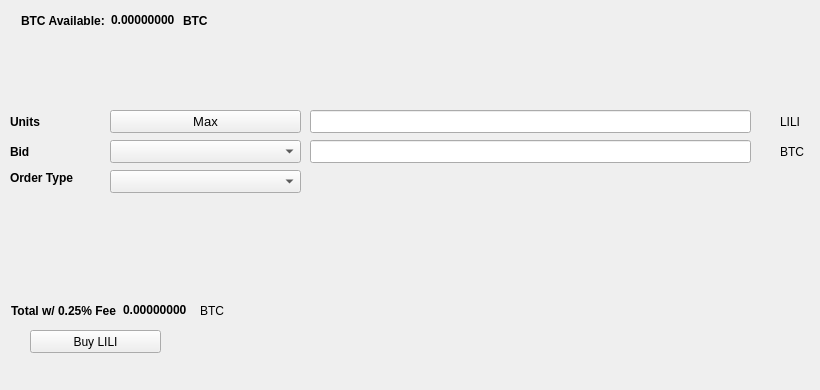
   <widget class="QWidget" name="BuyTab">
    <attribute name="title">
     <string>Buy</string>
    </attribute>
    <widget class="QPushButton" name="BuyLILI">
     <property name="geometry">
      <rect>
       <x>30</x>
       <y>330</y>
       <width>131</width>
       <height>23</height>
      </rect>
     </property>
     <property name="text">
      <string>Buy LILI</string>
     </property>
    </widget>
    <widget class="QLabel" name="label_3">
     <property name="geometry">
      <rect>
       <x>10</x>
       <y>110</y>
       <width>46</width>
       <height>23</height>
      </rect>
     </property>
     <property name="font">
      <font>
       <weight>75</weight>
       <bold>true</bold>
      </font>
     </property>
     <property name="text">
      <string>Units</string>
     </property>
    </widget>
    <widget class="QLineEdit" name="UnitsInput">
     <property name="geometry">
      <rect>
       <x>310</x>
       <y>110</y>
       <width>441</width>
       <height>23</height>
      </rect>
     </property>
     <property name="font">
      <font>
       <pointsize>9</pointsize>
       <weight>75</weight>
       <bold>true</bold>
      </font>
     </property>
    </widget>
    <widget class="QLineEdit" name="BuyBidPriceEdit">
     <property name="geometry">
      <rect>
       <x>310</x>
       <y>140</y>
       <width>441</width>
       <height>23</height>
      </rect>
     </property>
     <property name="font">
      <font>
       <pointsize>9</pointsize>
       <weight>75</weight>
       <bold>true</bold>
      </font>
     </property>
    </widget>
    <widget class="QLabel" name="label_4">
     <property name="geometry">
      <rect>
       <x>780</x>
       <y>110</y>
       <width>31</width>
       <height>23</height>
      </rect>
     </property>
     <property name="text">
      <string>LILI</string>
     </property>
    </widget>
    <widget class="QLabel" name="label_5">
     <property name="geometry">
      <rect>
       <x>780</x>
       <y>140</y>
       <width>31</width>
       <height>23</height>
      </rect>
     </property>
     <property name="text">
      <string>BTC</string>
     </property>
    </widget>
    <widget class="QLabel" name="label_6">
     <property name="geometry">
      <rect>
       <x>10</x>
       <y>140</y>
       <width>46</width>
       <height>23</height>
      </rect>
     </property>
     <property name="font">
      <font>
       <weight>75</weight>
       <bold>true</bold>
      </font>
     </property>
     <property name="text">
      <string>Bid</string>
     </property>
    </widget>
    <widget class="QLabel" name="label_7">
     <property name="geometry">
      <rect>
       <x>10</x>
       <y>170</y>
       <width>91</width>
       <height>16</height>
      </rect>
     </property>
     <property name="font">
      <font>
       <weight>75</weight>
       <bold>true</bold>
      </font>
     </property>
     <property name="text">
      <string>Order Type</string>
     </property>
    </widget>
    <widget class="QPushButton" name="Buy_Max_Amount">
     <property name="geometry">
      <rect>
       <x>110</x>
       <y>110</y>
       <width>191</width>
       <height>23</height>
      </rect>
     </property>
     <property name="font">
      <font>
       <pointsize>10</pointsize>
      </font>
     </property>
     <property name="text">
      <string>Max</string>
     </property>
    </widget>
    <widget class="QComboBox" name="BuyBidcomboBox">
     <property name="geometry">
      <rect>
       <x>110</x>
       <y>140</y>
       <width>191</width>
       <height>23</height>
      </rect>
     </property>
     <property name="font">
      <font>
       <pointsize>10</pointsize>
      </font>
     </property>
    </widget>
    <widget class="QComboBox" name="buyOrdertypeCombo">
     <property name="geometry">
      <rect>
       <x>110</x>
       <y>170</y>
       <width>191</width>
       <height>23</height>
      </rect>
     </property>
     <property name="font">
      <font>
       <pointsize>10</pointsize>
      </font>
     </property>
    </widget>
    <widget class="QWidget" name="layoutWidget1">
     <property name="geometry">
      <rect>
       <x>21</x>
       <y>11</y>
       <width>227</width>
       <height>19</height>
      </rect>
     </property>
     <layout class="QHBoxLayout" name="horizontalLayout_3">
      <item>
       <widget class="QLabel" name="label232">
        <property name="font">
         <font>
          <weight>75</weight>
          <bold>true</bold>
         </font>
        </property>
        <property name="text">
         <string>BTC Available:</string>
        </property>
       </widget>
      </item>
      <item>
       <widget class="QLabel" name="BtcAvailableLbl">
        <property name="palette">
         <palette>
          <active>
           <colorrole role="WindowText">
            <brush brushstyle="SolidPattern">
             <color alpha="255">
              <red>0</red>
              <green>0</green>
              <blue>0</blue>
             </color>
            </brush>
           </colorrole>
           <colorrole role="Button">
            <brush brushstyle="SolidPattern">
             <color alpha="255">
              <red>0</red>
              <green>170</green>
              <blue>0</blue>
             </color>
            </brush>
           </colorrole>
           <colorrole role="Light">
            <brush brushstyle="SolidPattern">
             <color alpha="255">
              <red>0</red>
              <green>255</green>
              <blue>0</blue>
             </color>
            </brush>
           </colorrole>
           <colorrole role="Midlight">
            <brush brushstyle="SolidPattern">
             <color alpha="255">
              <red>0</red>
              <green>212</green>
              <blue>0</blue>
             </color>
            </brush>
           </colorrole>
           <colorrole role="Dark">
            <brush brushstyle="SolidPattern">
             <color alpha="255">
              <red>0</red>
              <green>85</green>
              <blue>0</blue>
             </color>
            </brush>
           </colorrole>
           <colorrole role="Mid">
            <brush brushstyle="SolidPattern">
             <color alpha="255">
              <red>0</red>
              <green>113</green>
              <blue>0</blue>
             </color>
            </brush>
           </colorrole>
           <colorrole role="Text">
            <brush brushstyle="SolidPattern">
             <color alpha="255">
              <red>0</red>
              <green>170</green>
              <blue>0</blue>
             </color>
            </brush>
           </colorrole>
           <colorrole role="BrightText">
            <brush brushstyle="SolidPattern">
             <color alpha="255">
              <red>255</red>
              <green>255</green>
              <blue>255</blue>
             </color>
            </brush>
           </colorrole>
           <colorrole role="ButtonText">
            <brush brushstyle="SolidPattern">
             <color alpha="255">
              <red>0</red>
              <green>0</green>
              <blue>0</blue>
             </color>
            </brush>
           </colorrole>
           <colorrole role="Base">
            <brush brushstyle="SolidPattern">
             <color alpha="255">
              <red>255</red>
              <green>255</green>
              <blue>255</blue>
             </color>
            </brush>
           </colorrole>
           <colorrole role="Window">
            <brush brushstyle="SolidPattern">
             <color alpha="255">
              <red>0</red>
              <green>170</green>
              <blue>0</blue>
             </color>
            </brush>
           </colorrole>
           <colorrole role="Shadow">
            <brush brushstyle="SolidPattern">
             <color alpha="255">
              <red>0</red>
              <green>0</green>
              <blue>0</blue>
             </color>
            </brush>
           </colorrole>
           <colorrole role="AlternateBase">
            <brush brushstyle="SolidPattern">
             <color alpha="255">
              <red>127</red>
              <green>212</green>
              <blue>127</blue>
             </color>
            </brush>
           </colorrole>
           <colorrole role="ToolTipBase">
            <brush brushstyle="SolidPattern">
             <color alpha="255">
              <red>255</red>
              <green>255</green>
              <blue>220</blue>
             </color>
            </brush>
           </colorrole>
           <colorrole role="ToolTipText">
            <brush brushstyle="SolidPattern">
             <color alpha="255">
              <red>0</red>
              <green>0</green>
              <blue>0</blue>
             </color>
            </brush>
           </colorrole>
          </active>
          <inactive>
           <colorrole role="WindowText">
            <brush brushstyle="SolidPattern">
             <color alpha="255">
              <red>0</red>
              <green>0</green>
              <blue>0</blue>
             </color>
            </brush>
           </colorrole>
           <colorrole role="Button">
            <brush brushstyle="SolidPattern">
             <color alpha="255">
              <red>0</red>
              <green>170</green>
              <blue>0</blue>
             </color>
            </brush>
           </colorrole>
           <colorrole role="Light">
            <brush brushstyle="SolidPattern">
             <color alpha="255">
              <red>0</red>
              <green>255</green>
              <blue>0</blue>
             </color>
            </brush>
           </colorrole>
           <colorrole role="Midlight">
            <brush brushstyle="SolidPattern">
             <color alpha="255">
              <red>0</red>
              <green>212</green>
              <blue>0</blue>
             </color>
            </brush>
           </colorrole>
           <colorrole role="Dark">
            <brush brushstyle="SolidPattern">
             <color alpha="255">
              <red>0</red>
              <green>85</green>
              <blue>0</blue>
             </color>
            </brush>
           </colorrole>
           <colorrole role="Mid">
            <brush brushstyle="SolidPattern">
             <color alpha="255">
              <red>0</red>
              <green>113</green>
              <blue>0</blue>
             </color>
            </brush>
           </colorrole>
           <colorrole role="Text">
            <brush brushstyle="SolidPattern">
             <color alpha="255">
              <red>0</red>
              <green>170</green>
              <blue>0</blue>
             </color>
            </brush>
           </colorrole>
           <colorrole role="BrightText">
            <brush brushstyle="SolidPattern">
             <color alpha="255">
              <red>255</red>
              <green>255</green>
              <blue>255</blue>
             </color>
            </brush>
           </colorrole>
           <colorrole role="ButtonText">
            <brush brushstyle="SolidPattern">
             <color alpha="255">
              <red>0</red>
              <green>0</green>
              <blue>0</blue>
             </color>
            </brush>
           </colorrole>
           <colorrole role="Base">
            <brush brushstyle="SolidPattern">
             <color alpha="255">
              <red>255</red>
              <green>255</green>
              <blue>255</blue>
             </color>
            </brush>
           </colorrole>
           <colorrole role="Window">
            <brush brushstyle="SolidPattern">
             <color alpha="255">
              <red>0</red>
              <green>170</green>
              <blue>0</blue>
             </color>
            </brush>
           </colorrole>
           <colorrole role="Shadow">
            <brush brushstyle="SolidPattern">
             <color alpha="255">
              <red>0</red>
              <green>0</green>
              <blue>0</blue>
             </color>
            </brush>
           </colorrole>
           <colorrole role="AlternateBase">
            <brush brushstyle="SolidPattern">
             <color alpha="255">
              <red>127</red>
              <green>212</green>
              <blue>127</blue>
             </color>
            </brush>
           </colorrole>
           <colorrole role="ToolTipBase">
            <brush brushstyle="SolidPattern">
             <color alpha="255">
              <red>255</red>
              <green>255</green>
              <blue>220</blue>
             </color>
            </brush>
           </colorrole>
           <colorrole role="ToolTipText">
            <brush brushstyle="SolidPattern">
             <color alpha="255">
              <red>0</red>
              <green>0</green>
              <blue>0</blue>
             </color>
            </brush>
           </colorrole>
          </inactive>
          <disabled>
           <colorrole role="WindowText">
            <brush brushstyle="SolidPattern">
             <color alpha="255">
              <red>0</red>
              <green>85</green>
              <blue>0</blue>
             </color>
            </brush>
           </colorrole>
           <colorrole role="Button">
            <brush brushstyle="SolidPattern">
             <color alpha="255">
              <red>0</red>
              <green>170</green>
              <blue>0</blue>
             </color>
            </brush>
           </colorrole>
           <colorrole role="Light">
            <brush brushstyle="SolidPattern">
             <color alpha="255">
              <red>0</red>
              <green>255</green>
              <blue>0</blue>
             </color>
            </brush>
           </colorrole>
           <colorrole role="Midlight">
            <brush brushstyle="SolidPattern">
             <color alpha="255">
              <red>0</red>
              <green>212</green>
              <blue>0</blue>
             </color>
            </brush>
           </colorrole>
           <colorrole role="Dark">
            <brush brushstyle="SolidPattern">
             <color alpha="255">
              <red>0</red>
              <green>85</green>
              <blue>0</blue>
             </color>
            </brush>
           </colorrole>
           <colorrole role="Mid">
            <brush brushstyle="SolidPattern">
             <color alpha="255">
              <red>0</red>
              <green>113</green>
              <blue>0</blue>
             </color>
            </brush>
           </colorrole>
           <colorrole role="Text">
            <brush brushstyle="SolidPattern">
             <color alpha="255">
              <red>0</red>
              <green>85</green>
              <blue>0</blue>
             </color>
            </brush>
           </colorrole>
           <colorrole role="BrightText">
            <brush brushstyle="SolidPattern">
             <color alpha="255">
              <red>255</red>
              <green>255</green>
              <blue>255</blue>
             </color>
            </brush>
           </colorrole>
           <colorrole role="ButtonText">
            <brush brushstyle="SolidPattern">
             <color alpha="255">
              <red>0</red>
              <green>85</green>
              <blue>0</blue>
             </color>
            </brush>
           </colorrole>
           <colorrole role="Base">
            <brush brushstyle="SolidPattern">
             <color alpha="255">
              <red>0</red>
              <green>170</green>
              <blue>0</blue>
             </color>
            </brush>
           </colorrole>
           <colorrole role="Window">
            <brush brushstyle="SolidPattern">
             <color alpha="255">
              <red>0</red>
              <green>170</green>
              <blue>0</blue>
             </color>
            </brush>
           </colorrole>
           <colorrole role="Shadow">
            <brush brushstyle="SolidPattern">
             <color alpha="255">
              <red>0</red>
              <green>0</green>
              <blue>0</blue>
             </color>
            </brush>
           </colorrole>
           <colorrole role="AlternateBase">
            <brush brushstyle="SolidPattern">
             <color alpha="255">
              <red>0</red>
              <green>170</green>
              <blue>0</blue>
             </color>
            </brush>
           </colorrole>
           <colorrole role="ToolTipBase">
            <brush brushstyle="SolidPattern">
             <color alpha="255">
              <red>255</red>
              <green>255</green>
              <blue>220</blue>
             </color>
            </brush>
           </colorrole>
           <colorrole role="ToolTipText">
            <brush brushstyle="SolidPattern">
             <color alpha="255">
              <red>0</red>
              <green>0</green>
              <blue>0</blue>
             </color>
            </brush>
           </colorrole>
          </disabled>
         </palette>
        </property>
        <property name="font">
         <font>
          <weight>75</weight>
          <bold>true</bold>
         </font>
        </property>
        <property name="text">
         <string>0.00000000</string>
        </property>
        <property name="textInteractionFlags">
         <set>Qt::LinksAccessibleByMouse|Qt::TextSelectableByKeyboard|Qt::TextSelectableByMouse</set>
        </property>
       </widget>
      </item>
      <item>
       <widget class="QLabel" name="BtcAvailableLbl_2">
        <property name="font">
         <font>
          <weight>75</weight>
          <bold>true</bold>
         </font>
        </property>
        <property name="text">
         <string>BTC</string>
        </property>
       </widget>
      </item>
     </layout>
    </widget>
    <widget class="QWidget" name="layoutWidge2">
     <property name="geometry">
      <rect>
       <x>11</x>
       <y>301</y>
       <width>259</width>
       <height>19</height>
      </rect>
     </property>
     <layout class="QHBoxLayout" name="horizontalLayout_4">
      <item>
       <widget class="QLabel" name="label_9">
        <property name="font">
         <font>
          <weight>75</weight>
          <bold>true</bold>
         </font>
        </property>
        <property name="text">
         <string>Total w/ 0.25% Fee</string>
        </property>
       </widget>
      </item>
      <item>
       <widget class="QLabel" name="BuyCostLabel">
        <property name="palette">
         <palette>
          <active>
           <colorrole role="WindowText">
            <brush brushstyle="SolidPattern">
             <color alpha="255">
              <red>0</red>
              <green>0</green>
              <blue>0</blue>
             </color>
            </brush>
           </colorrole>
           <colorrole role="Button">
            <brush brushstyle="SolidPattern">
             <color alpha="255">
              <red>0</red>
              <green>170</green>
              <blue>0</blue>
             </color>
            </brush>
           </colorrole>
           <colorrole role="Light">
            <brush brushstyle="SolidPattern">
             <color alpha="255">
              <red>0</red>
              <green>255</green>
              <blue>0</blue>
             </color>
            </brush>
           </colorrole>
           <colorrole role="Midlight">
            <brush brushstyle="SolidPattern">
             <color alpha="255">
              <red>0</red>
              <green>212</green>
              <blue>0</blue>
             </color>
            </brush>
           </colorrole>
           <colorrole role="Dark">
            <brush brushstyle="SolidPattern">
             <color alpha="255">
              <red>0</red>
              <green>85</green>
              <blue>0</blue>
             </color>
            </brush>
           </colorrole>
           <colorrole role="Mid">
            <brush brushstyle="SolidPattern">
             <color alpha="255">
              <red>0</red>
              <green>113</green>
              <blue>0</blue>
             </color>
            </brush>
           </colorrole>
           <colorrole role="Text">
            <brush brushstyle="SolidPattern">
             <color alpha="255">
              <red>0</red>
              <green>170</green>
              <blue>0</blue>
             </color>
            </brush>
           </colorrole>
           <colorrole role="BrightText">
            <brush brushstyle="SolidPattern">
             <color alpha="255">
              <red>255</red>
              <green>255</green>
              <blue>255</blue>
             </color>
            </brush>
           </colorrole>
           <colorrole role="ButtonText">
            <brush brushstyle="SolidPattern">
             <color alpha="255">
              <red>0</red>
              <green>0</green>
              <blue>0</blue>
             </color>
            </brush>
           </colorrole>
           <colorrole role="Base">
            <brush brushstyle="SolidPattern">
             <color alpha="255">
              <red>255</red>
              <green>255</green>
              <blue>255</blue>
             </color>
            </brush>
           </colorrole>
           <colorrole role="Window">
            <brush brushstyle="SolidPattern">
             <color alpha="255">
              <red>0</red>
              <green>170</green>
              <blue>0</blue>
             </color>
            </brush>
           </colorrole>
           <colorrole role="Shadow">
            <brush brushstyle="SolidPattern">
             <color alpha="255">
              <red>0</red>
              <green>0</green>
              <blue>0</blue>
             </color>
            </brush>
           </colorrole>
           <colorrole role="AlternateBase">
            <brush brushstyle="SolidPattern">
             <color alpha="255">
              <red>127</red>
              <green>212</green>
              <blue>127</blue>
             </color>
            </brush>
           </colorrole>
           <colorrole role="ToolTipBase">
            <brush brushstyle="SolidPattern">
             <color alpha="255">
              <red>255</red>
              <green>255</green>
              <blue>220</blue>
             </color>
            </brush>
           </colorrole>
           <colorrole role="ToolTipText">
            <brush brushstyle="SolidPattern">
             <color alpha="255">
              <red>0</red>
              <green>0</green>
              <blue>0</blue>
             </color>
            </brush>
           </colorrole>
          </active>
          <inactive>
           <colorrole role="WindowText">
            <brush brushstyle="SolidPattern">
             <color alpha="255">
              <red>0</red>
              <green>0</green>
              <blue>0</blue>
             </color>
            </brush>
           </colorrole>
           <colorrole role="Button">
            <brush brushstyle="SolidPattern">
             <color alpha="255">
              <red>0</red>
              <green>170</green>
              <blue>0</blue>
             </color>
            </brush>
           </colorrole>
           <colorrole role="Light">
            <brush brushstyle="SolidPattern">
             <color alpha="255">
              <red>0</red>
              <green>255</green>
              <blue>0</blue>
             </color>
            </brush>
           </colorrole>
           <colorrole role="Midlight">
            <brush brushstyle="SolidPattern">
             <color alpha="255">
              <red>0</red>
              <green>212</green>
              <blue>0</blue>
             </color>
            </brush>
           </colorrole>
           <colorrole role="Dark">
            <brush brushstyle="SolidPattern">
             <color alpha="255">
              <red>0</red>
              <green>85</green>
              <blue>0</blue>
             </color>
            </brush>
           </colorrole>
           <colorrole role="Mid">
            <brush brushstyle="SolidPattern">
             <color alpha="255">
              <red>0</red>
              <green>113</green>
              <blue>0</blue>
             </color>
            </brush>
           </colorrole>
           <colorrole role="Text">
            <brush brushstyle="SolidPattern">
             <color alpha="255">
              <red>0</red>
              <green>170</green>
              <blue>0</blue>
             </color>
            </brush>
           </colorrole>
           <colorrole role="BrightText">
            <brush brushstyle="SolidPattern">
             <color alpha="255">
              <red>255</red>
              <green>255</green>
              <blue>255</blue>
             </color>
            </brush>
           </colorrole>
           <colorrole role="ButtonText">
            <brush brushstyle="SolidPattern">
             <color alpha="255">
              <red>0</red>
              <green>0</green>
              <blue>0</blue>
             </color>
            </brush>
           </colorrole>
           <colorrole role="Base">
            <brush brushstyle="SolidPattern">
             <color alpha="255">
              <red>255</red>
              <green>255</green>
              <blue>255</blue>
             </color>
            </brush>
           </colorrole>
           <colorrole role="Window">
            <brush brushstyle="SolidPattern">
             <color alpha="255">
              <red>0</red>
              <green>170</green>
              <blue>0</blue>
             </color>
            </brush>
           </colorrole>
           <colorrole role="Shadow">
            <brush brushstyle="SolidPattern">
             <color alpha="255">
              <red>0</red>
              <green>0</green>
              <blue>0</blue>
             </color>
            </brush>
           </colorrole>
           <colorrole role="AlternateBase">
            <brush brushstyle="SolidPattern">
             <color alpha="255">
              <red>127</red>
              <green>212</green>
              <blue>127</blue>
             </color>
            </brush>
           </colorrole>
           <colorrole role="ToolTipBase">
            <brush brushstyle="SolidPattern">
             <color alpha="255">
              <red>255</red>
              <green>255</green>
              <blue>220</blue>
             </color>
            </brush>
           </colorrole>
           <colorrole role="ToolTipText">
            <brush brushstyle="SolidPattern">
             <color alpha="255">
              <red>0</red>
              <green>0</green>
              <blue>0</blue>
             </color>
            </brush>
           </colorrole>
          </inactive>
          <disabled>
           <colorrole role="WindowText">
            <brush brushstyle="SolidPattern">
             <color alpha="255">
              <red>0</red>
              <green>85</green>
              <blue>0</blue>
             </color>
            </brush>
           </colorrole>
           <colorrole role="Button">
            <brush brushstyle="SolidPattern">
             <color alpha="255">
              <red>0</red>
              <green>170</green>
              <blue>0</blue>
             </color>
            </brush>
           </colorrole>
           <colorrole role="Light">
            <brush brushstyle="SolidPattern">
             <color alpha="255">
              <red>0</red>
              <green>255</green>
              <blue>0</blue>
             </color>
            </brush>
           </colorrole>
           <colorrole role="Midlight">
            <brush brushstyle="SolidPattern">
             <color alpha="255">
              <red>0</red>
              <green>212</green>
              <blue>0</blue>
             </color>
            </brush>
           </colorrole>
           <colorrole role="Dark">
            <brush brushstyle="SolidPattern">
             <color alpha="255">
              <red>0</red>
              <green>85</green>
              <blue>0</blue>
             </color>
            </brush>
           </colorrole>
           <colorrole role="Mid">
            <brush brushstyle="SolidPattern">
             <color alpha="255">
              <red>0</red>
              <green>113</green>
              <blue>0</blue>
             </color>
            </brush>
           </colorrole>
           <colorrole role="Text">
            <brush brushstyle="SolidPattern">
             <color alpha="255">
              <red>0</red>
              <green>85</green>
              <blue>0</blue>
             </color>
            </brush>
           </colorrole>
           <colorrole role="BrightText">
            <brush brushstyle="SolidPattern">
             <color alpha="255">
              <red>255</red>
              <green>255</green>
              <blue>255</blue>
             </color>
            </brush>
           </colorrole>
           <colorrole role="ButtonText">
            <brush brushstyle="SolidPattern">
             <color alpha="255">
              <red>0</red>
              <green>85</green>
              <blue>0</blue>
             </color>
            </brush>
           </colorrole>
           <colorrole role="Base">
            <brush brushstyle="SolidPattern">
             <color alpha="255">
              <red>0</red>
              <green>170</green>
              <blue>0</blue>
             </color>
            </brush>
           </colorrole>
           <colorrole role="Window">
            <brush brushstyle="SolidPattern">
             <color alpha="255">
              <red>0</red>
              <green>170</green>
              <blue>0</blue>
             </color>
            </brush>
           </colorrole>
           <colorrole role="Shadow">
            <brush brushstyle="SolidPattern">
             <color alpha="255">
              <red>0</red>
              <green>0</green>
              <blue>0</blue>
             </color>
            </brush>
           </colorrole>
           <colorrole role="AlternateBase">
            <brush brushstyle="SolidPattern">
             <color alpha="255">
              <red>0</red>
              <green>170</green>
              <blue>0</blue>
             </color>
            </brush>
           </colorrole>
           <colorrole role="ToolTipBase">
            <brush brushstyle="SolidPattern">
             <color alpha="255">
              <red>255</red>
              <green>255</green>
              <blue>220</blue>
             </color>
            </brush>
           </colorrole>
           <colorrole role="ToolTipText">
            <brush brushstyle="SolidPattern">
             <color alpha="255">
              <red>0</red>
              <green>0</green>
              <blue>0</blue>
             </color>
            </brush>
           </colorrole>
          </disabled>
         </palette>
        </property>
        <property name="font">
         <font>
          <weight>75</weight>
          <bold>true</bold>
         </font>
        </property>
        <property name="autoFillBackground">
         <bool>false</bool>
        </property>
        <property name="text">
         <string>0.00000000</string>
        </property>
        <property name="textInteractionFlags">
         <set>Qt::LinksAccessibleByMouse|Qt::TextSelectableByMouse</set>
        </property>
       </widget>
      </item>
      <item>
       <widget class="QLabel" name="label_10">
        <property name="font">
         <font>
          <weight>50</weight>
          <bold>false</bold>
         </font>
        </property>
        <property name="text">
         <string>BTC</string>
        </property>
       </widget>
      </item>
     </layout>
    </widget>
    <widget class="QLabel" name="label_24">
     <property name="geometry">
      <rect>
       <x>460</x>
       <y>300</y>
       <width>281</width>
       <height>81</height>
      </rect>
     </property>
     <property name="text">
      <string/>
     </property>
     <property name="pixmap">
      <pixmap>:/images/bittrex</pixmap>
     </property>
    </widget>
   </widget>
